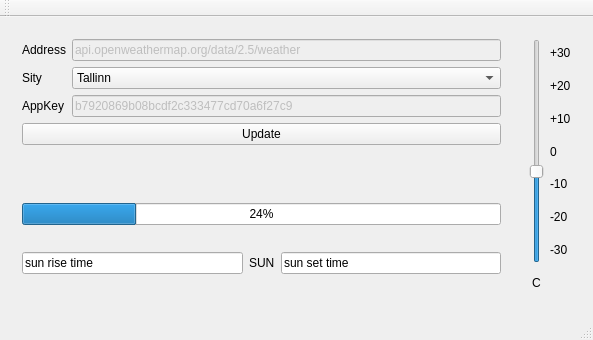
<?xml version="1.0" encoding="UTF-8"?>
<ui version="4.0">
 <class>MainWindow</class>
 <widget class="QMainWindow" name="MainWindow">
  <property name="geometry">
   <rect>
    <x>0</x>
    <y>0</y>
    <width>593</width>
    <height>340</height>
   </rect>
  </property>
  <property name="windowTitle">
   <string>MainWindow</string>
  </property>
  <widget class="QWidget" name="centralWidget">
   <layout class="QGridLayout" name="gridLayout_3">
    <item row="0" column="0">
     <widget class="QWidget" name="widget_Input" native="true">
      <layout class="QVBoxLayout" name="verticalLayout">
       <item>
        <layout class="QFormLayout" name="formLayout">
         <item row="0" column="0">
          <widget class="QLabel" name="label_2">
           <property name="text">
            <string>Address</string>
           </property>
          </widget>
         </item>
         <item row="0" column="1">
          <widget class="QLineEdit" name="lineEdit_Addr">
           <property name="enabled">
            <bool>false</bool>
           </property>
           <property name="text">
            <string>api.openweathermap.org/data/2.5/weather</string>
           </property>
          </widget>
         </item>
         <item row="1" column="0">
          <widget class="QLabel" name="label_3">
           <property name="text">
            <string>Sity</string>
           </property>
          </widget>
         </item>
         <item row="1" column="1">
          <widget class="QComboBox" name="comboBox">
           <item>
            <property name="text">
             <string>Tallinn</string>
            </property>
           </item>
           <item>
            <property name="text">
             <string>Tartu</string>
            </property>
           </item>
          </widget>
         </item>
         <item row="2" column="0">
          <widget class="QLabel" name="label_4">
           <property name="text">
            <string>AppKey</string>
           </property>
          </widget>
         </item>
         <item row="2" column="1">
          <widget class="QLineEdit" name="lineEdit_AppKey">
           <property name="enabled">
            <bool>false</bool>
           </property>
           <property name="text">
            <string>b7920869b08bcdf2c333477cd70a6f27c9</string>
           </property>
          </widget>
         </item>
         <item row="3" column="0" colspan="2">
          <widget class="QPushButton" name="pushButton">
           <property name="text">
            <string>Update</string>
           </property>
          </widget>
         </item>
        </layout>
       </item>
      </layout>
     </widget>
    </item>
    <item row="1" column="0">
     <widget class="QWidget" name="widget_SunInfo" native="true">
      <layout class="QGridLayout" name="gridLayout_2">
       <item row="1" column="0">
        <widget class="QLineEdit" name="lineEdit_SunRise">
         <property name="text">
          <string>sun rise time</string>
         </property>
        </widget>
       </item>
       <item row="1" column="2">
        <widget class="QLineEdit" name="lineEdit_SunSet">
         <property name="text">
          <string>sun set time</string>
         </property>
        </widget>
       </item>
       <item row="1" column="1">
        <widget class="QLabel" name="label_Sun">
         <property name="text">
          <string>SUN</string>
         </property>
        </widget>
       </item>
       <item row="0" column="0" colspan="3">
        <widget class="QProgressBar" name="progressBar">
         <property name="value">
          <number>24</number>
         </property>
        </widget>
       </item>
      </layout>
     </widget>
    </item>
    <item row="0" column="1" rowspan="2">
     <widget class="QWidget" name="widget_Termometer" native="true">
      <layout class="QVBoxLayout" name="verticalLayout_2">
       <item>
        <layout class="QGridLayout" name="gridLayout">
         <item row="4" column="1">
          <widget class="QLabel" name="label">
           <property name="text">
            <string>-10</string>
           </property>
          </widget>
         </item>
         <item row="5" column="1">
          <widget class="QLabel" name="label_9">
           <property name="text">
            <string>-20</string>
           </property>
          </widget>
         </item>
         <item row="2" column="1">
          <widget class="QLabel" name="label_6">
           <property name="text">
            <string>+10</string>
           </property>
          </widget>
         </item>
         <item row="1" column="1">
          <widget class="QLabel" name="label_11">
           <property name="text">
            <string>+20</string>
           </property>
          </widget>
         </item>
         <item row="7" column="0">
          <widget class="QLabel" name="label_7">
           <property name="text">
            <string>C</string>
           </property>
           <property name="alignment">
            <set>Qt::AlignCenter</set>
           </property>
          </widget>
         </item>
         <item row="6" column="1">
          <widget class="QLabel" name="label_10">
           <property name="text">
            <string>-30</string>
           </property>
          </widget>
         </item>
         <item row="3" column="1">
          <widget class="QLabel" name="label_5">
           <property name="text">
            <string>0</string>
           </property>
          </widget>
         </item>
         <item row="0" column="1">
          <widget class="QLabel" name="label_12">
           <property name="text">
            <string>+30</string>
           </property>
          </widget>
         </item>
         <item row="0" column="0" rowspan="7">
          <widget class="QSlider" name="verticalSlider">
           <property name="minimum">
            <number>-30</number>
           </property>
           <property name="maximum">
            <number>30</number>
           </property>
           <property name="value">
            <number>-6</number>
           </property>
           <property name="orientation">
            <enum>Qt::Vertical</enum>
           </property>
          </widget>
         </item>
        </layout>
       </item>
      </layout>
     </widget>
    </item>
   </layout>
  </widget>
  <widget class="QMenuBar" name="menuBar">
   <property name="geometry">
    <rect>
     <x>0</x>
     <y>0</y>
     <width>593</width>
     <height>21</height>
    </rect>
   </property>
  </widget>
  <widget class="QToolBar" name="mainToolBar">
   <attribute name="toolBarArea">
    <enum>TopToolBarArea</enum>
   </attribute>
   <attribute name="toolBarBreak">
    <bool>false</bool>
   </attribute>
  </widget>
  <widget class="QStatusBar" name="statusBar"/>
 </widget>
 <layoutdefault spacing="6" margin="11"/>
 <resources/>
 <connections/>
</ui>
